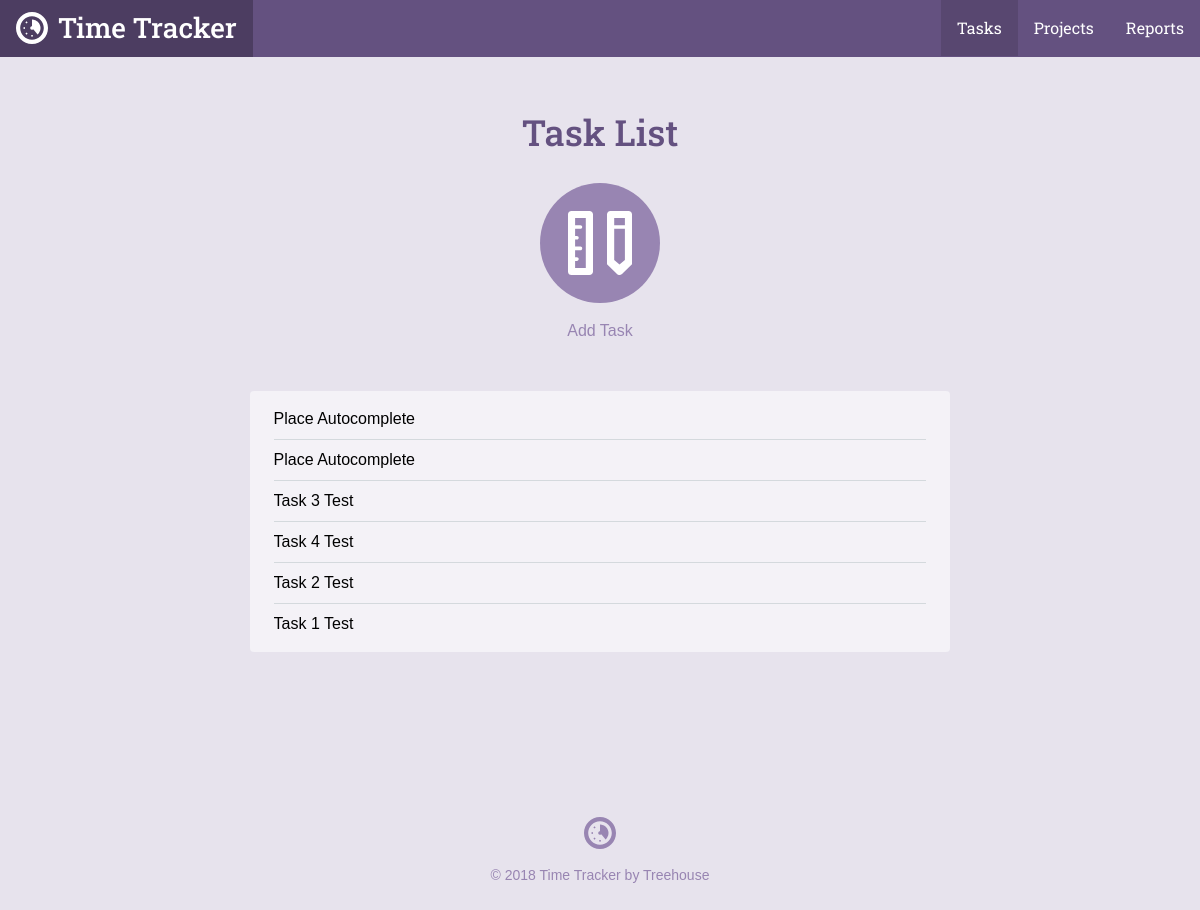
Before: /task_list.php with the older database file.
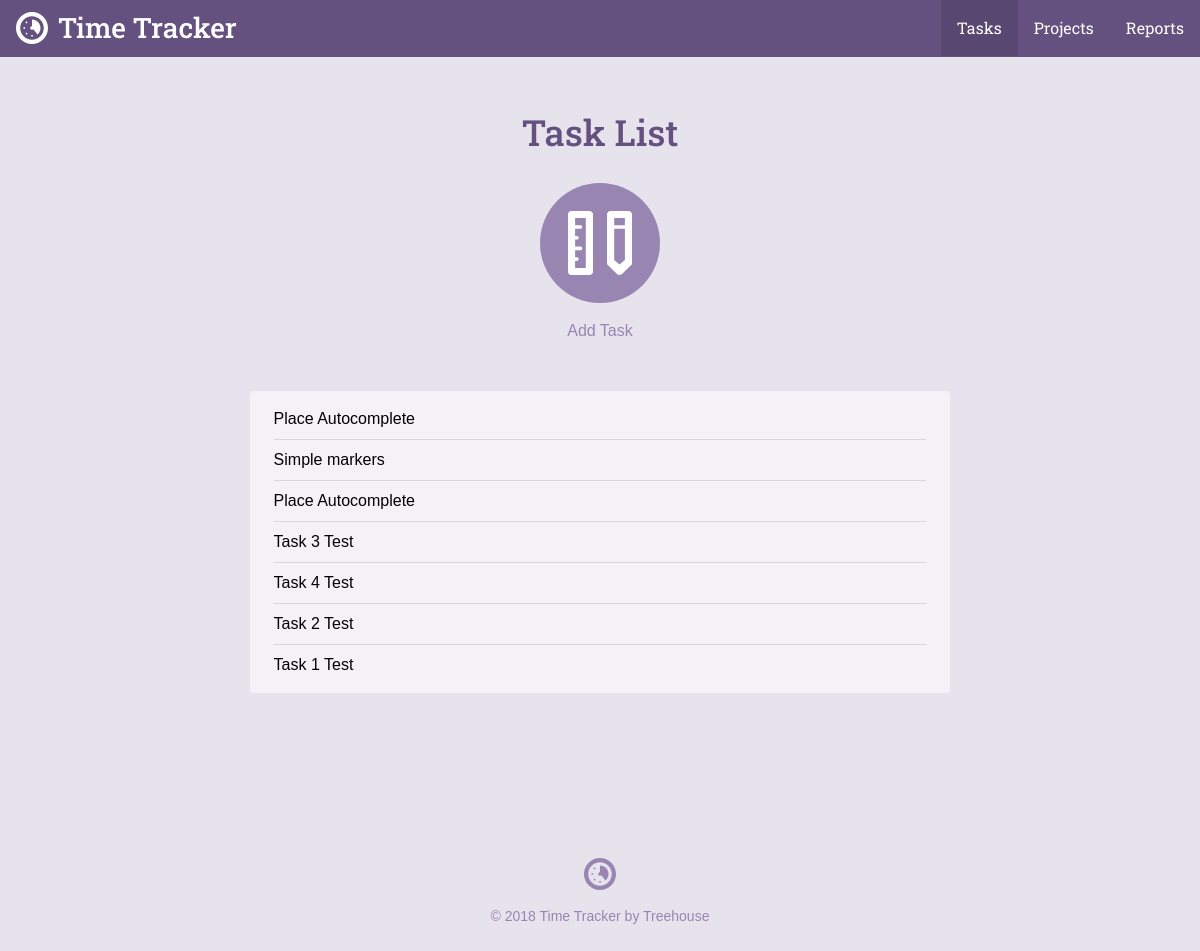
After: the same page with the newer database file.
### tables this page shows
CREATE TABLE `tasks` (
	`task_id`	INTEGER PRIMARY KEY AUTOINCREMENT,
	`project_id`	INTEGER,
	`title`	TEXT,
	`date`	INTEGER NOT NULL,
	`time`	TEXT NOT NULL
);

### inc/functions.php (called while the page is built, shortened)
<?php
function getTaskList($filter = null)
{
    include "connection.php";
    $query = "SELECT tasks.*, projects.title AS project FROM tasks"
        ." JOIN projects ON tasks.project_id = projects.project_id";
    $orderBy = ' ORDER BY date DESC';
    try {
        $results = $db->prepare($query . $orderBy);
        $results->execute();
    } catch (Exception $e) {
        echo "Error: ".$e->getMessage()."<br/>";
        return [];
    }
    return $results->fetchAll(PDO::FETCH_ASSOC);
}

### task_list.php (the view, shortened to what this page needs)
<?php
require 'inc/functions.php';
$page = "tasks";
include 'inc/header.php';
?>
<div class="section catalog random">
    <div class="col-container page-container">
        <div class="col col-70-md col-60-lg col-center">
            <h1 class="actions-header">Task List</h1>
            <div class="actions-item">
                <a class="actions-link" href="task.php">
                    <span class="actions-icon">
                        <svg viewbox="0 0 64 64"><use xlink:href="#task_icon"></use></svg>
                    </span>
                Add Task</a>
            </div>
            <div class="form-container">
              <ul class="items">
                <?php
                foreach (getTaskList() as $item) {
                    echo "<li>". $item['title'] ."</li>";
                }
                ?>
              </ul>
            </div>
        </div>
    </div>
</div>
<?php include("inc/footer.php"); ?>

### inc/header.php (shortened to what this page needs)
<html>
<head>
	<link rel="stylesheet" href="css/style.css" type="text/css">
</head>
<body>
	<header class="header">
    <div class="col-container">
  		<h1>
        <a class="logo" href="./">
          <svg viewbox="0 0 64 64" class="logo-icon"><use xlink:href="#logo_icon"></use></svg>
          <span class="logo-name">Time Tracker</span>
        </a>
      </h1>
  		<ul class="nav">
        <li class="nav-item tasks<?php if ($page == "tasks") { echo " on"; } ?>"><a class="nav-link" href="task_list.php">Tasks</a></li>
        <li class="nav-item projects<?php if ($page == "projects") { echo " on"; } ?>"><a class="nav-link" href="project_list.php">Projects</a></li>
        <li class="nav-item reports<?php if ($page == "reports") { echo " on"; } ?>"><a class="nav-link" href="reports.php">Reports</a></li>
      </ul>
    </div>
  </header>
	<div id="content">

### inc/footer.php
</div>
	<footer class="footer">
    <div class="col-container">
      <svg viewbox="0 0 64 64" class="logo-icon"><use xlink:href="#logo_icon"></use></svg>
  		<p class="footer-copy">&copy; <?php echo date("Y"); ?> Time Tracker by Treehouse</p>
    </div>
	</footer>
</body>
</html>

### css/style.css (style rules this page uses)
*,:after,:before { box-sizing:border-box }
html { font-family:sans-serif;-ms-text-size-adjust:100%;-webkit-text-size-adjust:100% }
body { margin:0 }
article,aside,details,figcaption,figure,footer,header,hgroup,main,menu,nav,section,summary { display:block }
a { background-color:transparent }
h1 { font-size:2em;margin:.67em 0 }
svg:not(:root) { overflow:hidden }
html { font-size:100%;line-height:1.5;-webkit-tap-highlight-color:transparent }
body { font-size:1rem;font-family:"Gotham Rounded A","Gotham Rounded B","Helvetica",Helvetica,Arial,sans-serif;font-style:normal;font-weight:400 }
.col { float:left;width:100% }
.col-container:before,.col-container:after { content:" ";display:table }
.col-container:after { clear:both }
.col-center { float:none;margin:0 auto }
@media screen and (min-width: 680px) { .col-70-md { width:70% !important } }
@media screen and (min-width: 960px) { .col-60-lg { width:60% !important } }
h1,h2,h3,h4,h5,h6 { color:#40484a;display:block;font-weight:500;margin:0;text-rendering:optimizeLegibility }
h1 { font-size:2.25rem }
p { color:#576366;font-size:1rem;line-height:1.5;margin:0 }
a { color:#3f8abf;cursor:pointer;transition:color 300ms 0s ease;text-decoration:none }
ul,ol { margin:0;padding:0 0 0 2rem }
body { background-color:#e7e3ed }
h1,h2,h3,h4,h5,h6 { color:#645180;font-family:"Roboto Slab", Helvetica, Arial, sans-serif }
p { color:#7D669E }
.header { background-color:#645180;overflow:hidden }
.header h1 { float:left }
.col-container { margin:0 auto;max-width:1200px }
.logo { display:inline-block;transition:background 200ms ease-in-out }
@media screen { .logo { padding:.4rem 1rem .7rem } }
@media screen and (min-width: 680px) { .logo { padding:.45rem 1rem .5rem } }
.logo-icon { width:32px;fill:#fff;margin-top:5px;float:left }
.footer .logo-icon { float:none;margin-bottom:1rem;fill:#9885b2 }
.logo-name { color:#fff;font-family:"Roboto Slab", Helvetica, Arial, sans-serif;margin-left:10px;font-size:1.75rem }
@media screen { .logo-name { display:none } }
@media screen and (min-width: 680px) { .logo-name { display:inline } }
.nav { float:right;list-style:none }
.nav-item { float:left }
.nav-item.on .nav-link { background-color:#584770;cursor:default }
.nav-link { color:#fff;font-family:"Roboto Slab", Helvetica, Arial, sans-serif;transition:background 200ms ease-in-out;padding:1rem;display:inline-block }
@media screen { .nav-link { font-size:15px } }
@media screen and (min-width: 680px) { .nav-link { font-size:16px } }
.actions-header { margin-bottom:1.5rem }
.actions-item { margin:0 1.5rem }
@media screen and (min-width: 680px) { .actions-item { display:inline-block;float:left } }
.page-container .actions-item { float:none }
.actions-link { transition:color 200ms ease-in-out;color:#9885b2;display:block }
@media screen { .actions-link { margin-bottom:2rem } }
@media screen and (min-width: 680px) { .actions-link { margin-bottom:0 } }
.actions-icon { width:120px;height:120px;transition:background 200ms ease-in-out;display:block;background-color:#9885b2;border-radius:9999px }
@media screen { .actions-icon { margin-bottom:.5rem } }
@media screen and (min-width: 680px) { .actions-icon { margin-bottom:1rem } }
.actions-icon svg { width:64px;height:64px;margin-top:28px;fill:#fff;display:inline-block }
.page-container .actions-icon { margin-left:auto;margin-right:auto }
.page-container { text-align:center }
@media screen { .page-container { padding:1.5rem 1rem 0 1rem } }
@media screen and (min-width: 680px) { .page-container { padding-top:3rem } }
.form-container { background-color:#f4f2f7;border-radius:4px }
@media screen { .form-container { padding:.5rem 1.5rem;margin-top:.5rem;margin-bottom:1.5rem } }
@media screen and (min-width: 680px) { .form-container { padding:.5rem 1.5rem;margin-top:3rem;margin-bottom:0 } }
.items { list-style:none;overflow:hidden;padding:0;margin:0 }
.items li { position:relative;text-align:left;border-bottom:solid 1px #d4d9dd;padding-top:.5rem;padding-bottom:.5rem }
.items li:last-child { border-bottom:none !important }
.footer { padding:5rem 0 0 0;text-align:center }
@media screen { .footer { margin-top:1.5rem;margin-bottom:1.5rem } }
@media screen and (min-width: 680px) { .footer { margin-top:5rem } }
.footer-copy { font-size:.875rem;color:#9885b2 }

Changed rows visible on the page:
added tasks: title "Simple markers"
